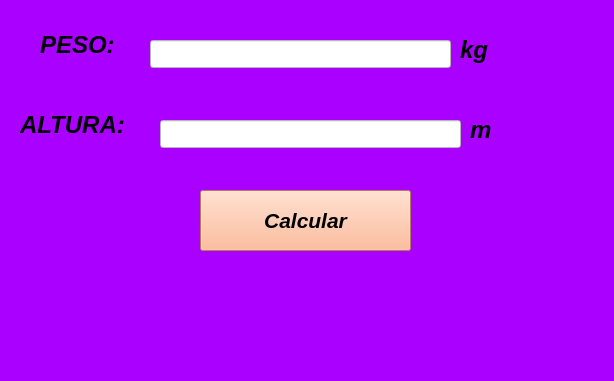
<?xml version="1.0" encoding="UTF-8"?>
<ui version="4.0">
 <class>MainWindow</class>
 <widget class="QMainWindow" name="MainWindow">
  <property name="geometry">
   <rect>
    <x>0</x>
    <y>0</y>
    <width>614</width>
    <height>381</height>
   </rect>
  </property>
  <property name="windowTitle">
   <string>MainWindow</string>
  </property>
  <property name="styleSheet">
   <string notr="true">background-color: rgb(170, 0, 255);
</string>
  </property>
  <widget class="QWidget" name="centralwidget">
   <widget class="QPushButton" name="btnCalcular">
    <property name="geometry">
     <rect>
      <x>200</x>
      <y>190</y>
      <width>211</width>
      <height>61</height>
     </rect>
    </property>
    <property name="font">
     <font>
      <pointsize>16</pointsize>
      <weight>75</weight>
      <italic>true</italic>
      <bold>true</bold>
     </font>
    </property>
    <property name="styleSheet">
     <string notr="true">background-color: rgb(255, 170, 127);
</string>
    </property>
    <property name="text">
     <string>Calcular</string>
    </property>
   </widget>
   <widget class="QLabel" name="label">
    <property name="geometry">
     <rect>
      <x>40</x>
      <y>30</y>
      <width>101</width>
      <height>31</height>
     </rect>
    </property>
    <property name="text">
     <string>&lt;html&gt;&lt;head/&gt;&lt;body&gt;&lt;p&gt;&lt;span style=&quot; font-size:18pt; font-weight:600; font-style:italic;&quot;&gt;PESO:&lt;/span&gt;&lt;/p&gt;&lt;/body&gt;&lt;/html&gt;</string>
    </property>
   </widget>
   <widget class="QLabel" name="label_2">
    <property name="geometry">
     <rect>
      <x>20</x>
      <y>110</y>
      <width>141</width>
      <height>31</height>
     </rect>
    </property>
    <property name="text">
     <string>&lt;html&gt;&lt;head/&gt;&lt;body&gt;&lt;p&gt;&lt;span style=&quot; font-size:18pt; font-weight:600; font-style:italic;&quot;&gt;ALTURA:&lt;/span&gt;&lt;/p&gt;&lt;/body&gt;&lt;/html&gt;</string>
    </property>
   </widget>
   <widget class="QLineEdit" name="txtPeso">
    <property name="geometry">
     <rect>
      <x>150</x>
      <y>40</y>
      <width>301</width>
      <height>28</height>
     </rect>
    </property>
    <property name="styleSheet">
     <string notr="true">background-color: rgb(255, 255, 255);
</string>
    </property>
   </widget>
   <widget class="QLineEdit" name="txtAltura">
    <property name="geometry">
     <rect>
      <x>160</x>
      <y>120</y>
      <width>301</width>
      <height>28</height>
     </rect>
    </property>
    <property name="styleSheet">
     <string notr="true">background-color: rgb(255, 255, 255);
</string>
    </property>
   </widget>
   <widget class="QLabel" name="label_3">
    <property name="geometry">
     <rect>
      <x>460</x>
      <y>30</y>
      <width>91</width>
      <height>41</height>
     </rect>
    </property>
    <property name="text">
     <string>&lt;html&gt;&lt;head/&gt;&lt;body&gt;&lt;p&gt;&lt;span style=&quot; font-size:18pt; font-weight:600; font-style:italic;&quot;&gt;kg&lt;/span&gt;&lt;/p&gt;&lt;/body&gt;&lt;/html&gt;</string>
    </property>
   </widget>
   <widget class="QLabel" name="label_4">
    <property name="geometry">
     <rect>
      <x>470</x>
      <y>110</y>
      <width>101</width>
      <height>41</height>
     </rect>
    </property>
    <property name="text">
     <string>&lt;html&gt;&lt;head/&gt;&lt;body&gt;&lt;p&gt;&lt;span style=&quot; font-size:18pt; font-weight:600; font-style:italic;&quot;&gt;m&lt;/span&gt;&lt;/p&gt;&lt;/body&gt;&lt;/html&gt;</string>
    </property>
   </widget>
  </widget>
  <widget class="QMenuBar" name="menubar">
   <property name="geometry">
    <rect>
     <x>0</x>
     <y>0</y>
     <width>614</width>
     <height>26</height>
    </rect>
   </property>
  </widget>
  <widget class="QStatusBar" name="statusbar"/>
 </widget>
 <resources/>
 <connections/>
</ui>
